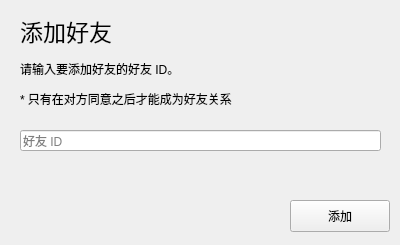
<?xml version="1.0" encoding="UTF-8"?>
<ui version="4.0">
 <class>WDAddContacts</class>
 <widget class="QMainWindow" name="WDAddContacts">
  <property name="geometry">
   <rect>
    <x>0</x>
    <y>0</y>
    <width>400</width>
    <height>245</height>
   </rect>
  </property>
  <property name="minimumSize">
   <size>
    <width>400</width>
    <height>245</height>
   </size>
  </property>
  <property name="maximumSize">
   <size>
    <width>400</width>
    <height>245</height>
   </size>
  </property>
  <property name="windowTitle">
   <string>添加好友</string>
  </property>
  <widget class="QWidget" name="centralwidget">
   <widget class="QPushButton" name="btnAdd">
    <property name="geometry">
     <rect>
      <x>290</x>
      <y>200</y>
      <width>100</width>
      <height>32</height>
     </rect>
    </property>
    <property name="text">
     <string>添加</string>
    </property>
   </widget>
   <widget class="QLabel" name="label">
    <property name="geometry">
     <rect>
      <x>20</x>
      <y>10</y>
      <width>351</width>
      <height>41</height>
     </rect>
    </property>
    <property name="font">
     <font>
      <pointsize>17</pointsize>
     </font>
    </property>
    <property name="text">
     <string>添加好友</string>
    </property>
   </widget>
   <widget class="QLineEdit" name="lID">
    <property name="geometry">
     <rect>
      <x>20</x>
      <y>130</y>
      <width>361</width>
      <height>21</height>
     </rect>
    </property>
    <property name="placeholderText">
     <string>好友 ID</string>
    </property>
   </widget>
   <widget class="QLabel" name="label_2">
    <property name="geometry">
     <rect>
      <x>20</x>
      <y>60</y>
      <width>351</width>
      <height>51</height>
     </rect>
    </property>
    <property name="text">
     <string>&lt;html&gt;&lt;head/&gt;&lt;body&gt;&lt;p&gt;请输入要添加好友的好友 ID。&lt;/p&gt;&lt;p&gt;* 只有在对方同意之后才能成为好友关系&lt;br/&gt;&lt;/p&gt;&lt;/body&gt;&lt;/html&gt;</string>
    </property>
   </widget>
  </widget>
 </widget>
 <resources/>
 <connections/>
</ui>
